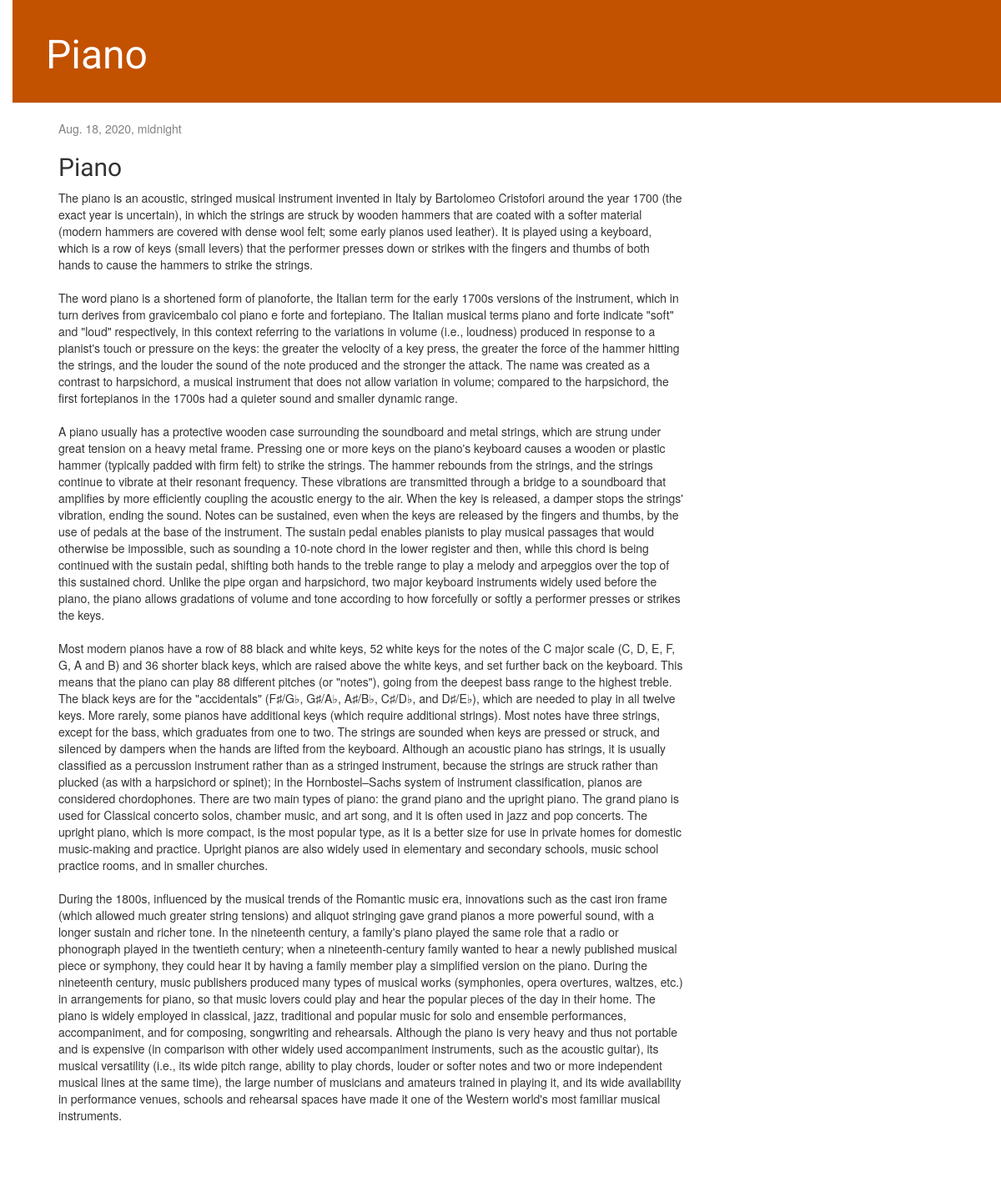
The app's page /post/1/ with its own data.
### blog/models.py (models this page shows, shortened)
class Post(models.Model):
    author = models.ForeignKey(settings.AUTH_USER_MODEL, on_delete=models.CASCADE)
    title = models.CharField(max_length=200)
    text = models.TextField()
    created_date = models.DateTimeField(default=timezone.now)
    published_date = models.DateTimeField(blank=True, null=True)

### blog/views.py (the view)
# urls.py: path('post/<int:pk>/', views.post_detail, name='post_detail'),
def post_detail(request, pk):
    post = Post.objects.get(pk=pk)
    return render(request, 'blog/post_detail.html', {'post': post})

### blog/templates/blog/post_detail.html (shortened to what this page needs)
{% extends 'blog/base.html' %}
{% block content %}
    <div class="post">
        {% if post.published_date %}
            <div class="date">
                {{ post.published_date }}
            </div>
        {% endif %}
        <h2>{{ post.title }}</h2>
        <p>{{ post.text|linebreaksbr }}</p>
    </div>
{% endblock %}

### blog/static/css/blog.css (style rules this page uses)
body { padding-left: 15px; }
h1, h2, h3, h4 { font-family: 'Lobster', cursive; }
.date { color: #828282; }
.post { margin-bottom: 70px; }

### records on screen
Post: published_date "Aug. 18, 2020, midnight", title "Piano", text "The piano is an acoustic, stringed musical instrument invented in Italy by Bartolomeo Cristofori around the year 1700 (the exact year is uncertain), in which the strings are struck by wooden hammers that are coated with a softer material (modern hammers are covered with dense wool felt; some early pianos used leather). It is played using a keyboard, which is a row of keys (small levers) that the performer presses down or strikes with the fingers and thumbs of both hands to cause the hammers to strike the strings. The word piano is a shortened form of pianoforte, the Italian term for the early 1700s versions of the instrument, which in turn derives from gravicembalo col piano e forte and…"
